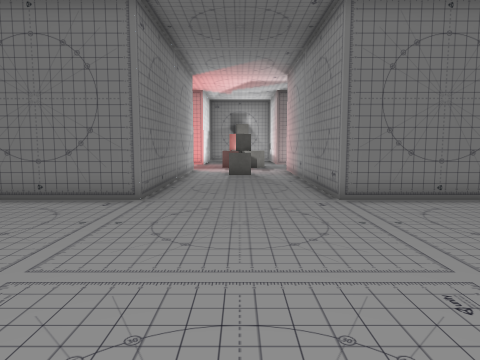
[1] (above)

17 first-person views from a walk through a Unity game level. The camera is 1.4 m above the floor, tilts 6° down and sees 70° across. The floor is counted in squares, 1 m on a side. Each view is taken from the middle of a square. On the plan, view 1 faces up. The plan holds only what a view shows up to about 15 squares ahead; the rest is blank. The player character is not drawn. Some surface patterns are stand-ins.

[2]
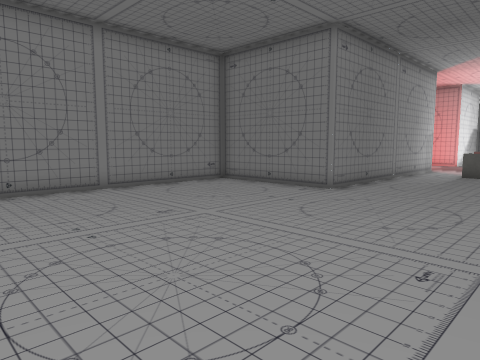

[3]
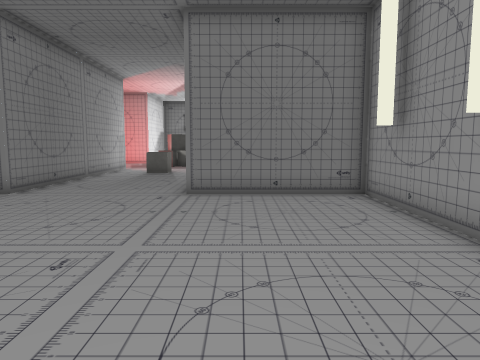

[4]
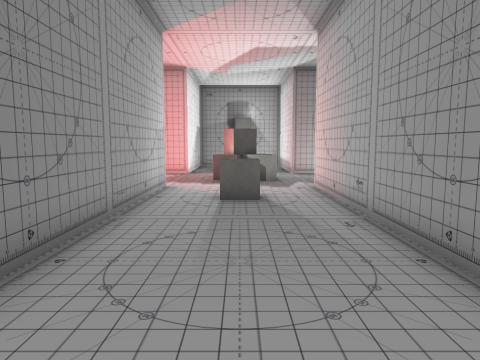

[5]
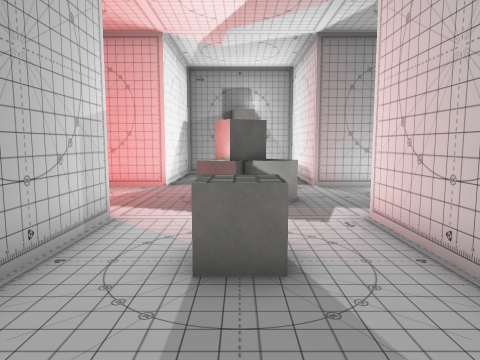

[6]
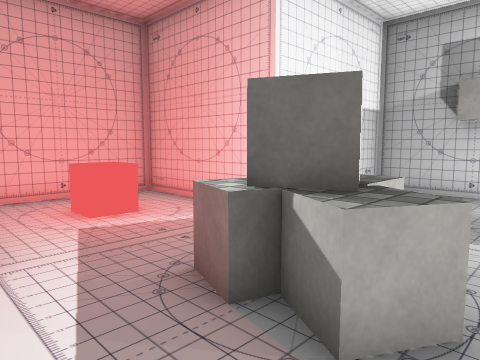

[7]
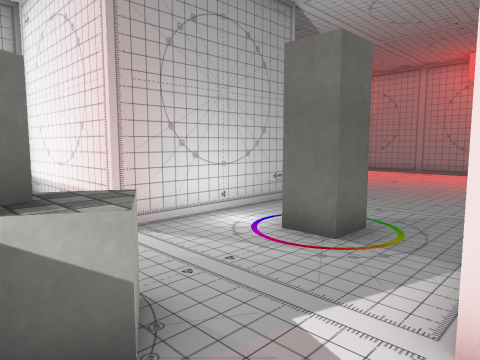

[8]
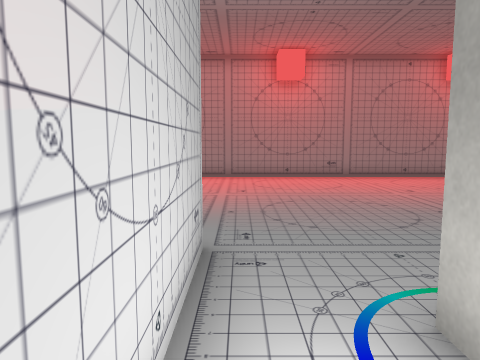

[9]
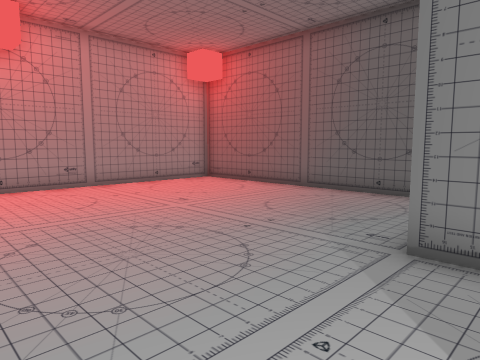

[10]
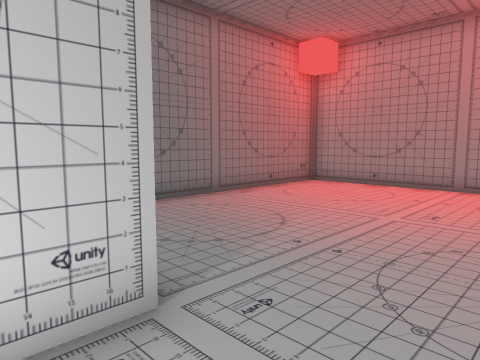

[11]
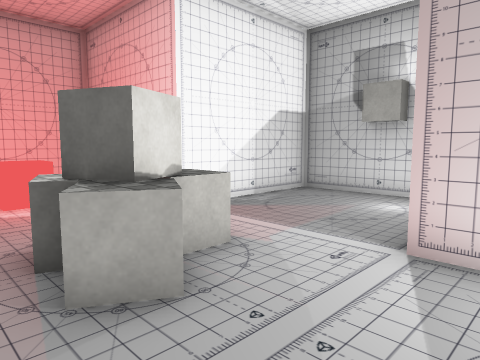

[12]
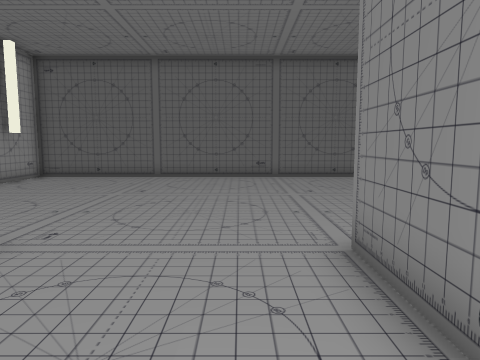

[13]
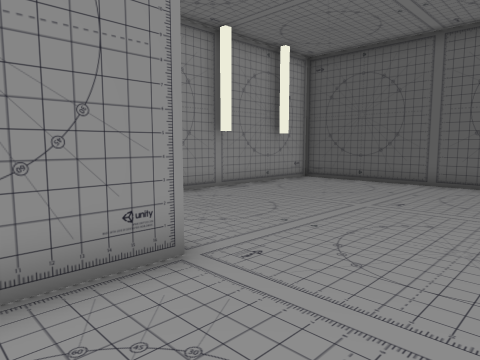

[14]
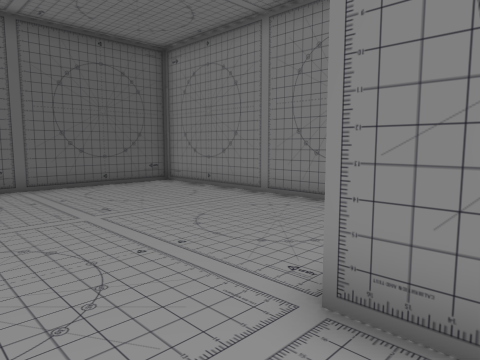

[15]
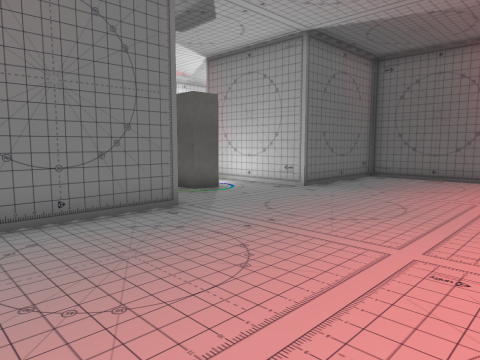

[16]
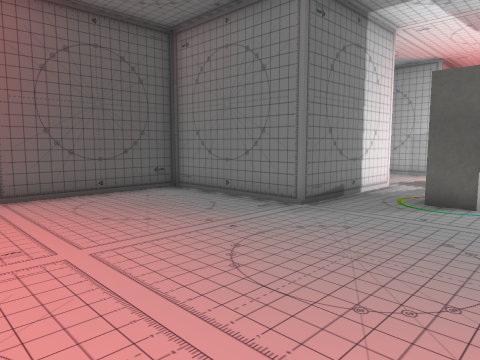

[17]
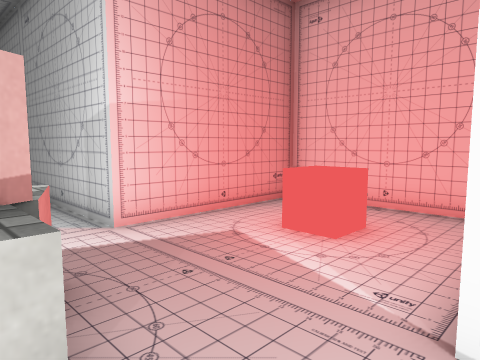

### Floor plan
Points are (right, up) in squares from view 1. A wall is a line through its corners. A room is listed if a view was taken in it or the views show most of it. See-through windows are left out.
Room 1 (views 1, 2, 3, 4, 5, 6, 7, 8, 9, 10, 11, 12, 13, 14, 15, 16, 17)
walls: (0.9, 28.5) (-2.5, 28.5) (-2.5, 23.5) (-7.5, 23.5) (-7.5, 18.5) (-2.5, 18.5) (-2.5, 8.5) (-7.5, 8.5) (-7.5, -1.5) (7.5, -1.5) (7.5, 8.5) (2.5, 8.5) (2.5, 18.5) (7.5, 18.5) (7.5, 13.5) (17.5, 13.5) (17.5, 28.5) (7.5, 28.5) (7.5, 23.5) (2.5, 23.5) (2.5, 28.4)
objects: red cube (-5, 21); other object (-1, 20) to (0, 21); cube (0, 16); other object (0, 21) to (0, 22); other object (1, 20) to (1, 21); block (5, 21)

Positions as (right, up) in squares from view 1, and headings:
1: (0, 0), facing up
2: (3, -1), facing up-left
3: (4, -1), facing up
4: (0, 7), facing up
5: (0, 12), facing up
6: (2, 18), facing up-left
7: (0, 18), facing up-right
8: (3, 23), facing right
9: (6, 23), facing down-right
10: (6, 21), facing up-right
11: (4, 19), facing up-left
12: (-1, 13), facing down
13: (-1, 11), facing down-right
14: (0, 10), facing down-left
15: (14, 14), facing up-left
16: (14, 23), facing down-left
17: (0, 24), facing down-left
